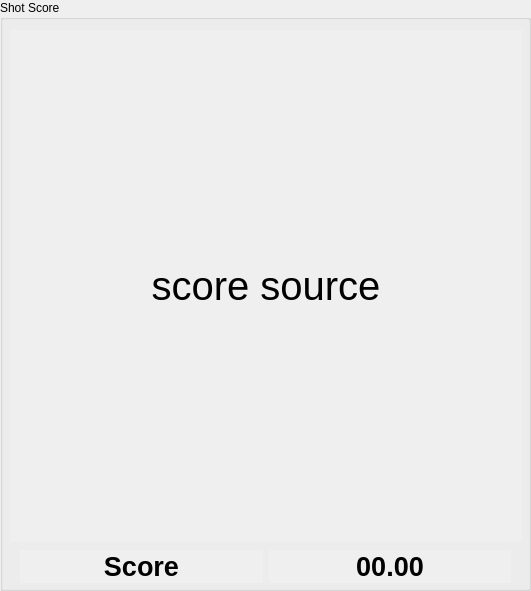
     <widget class="QGroupBox" name="groupBox_3">
      <property name="geometry">
       <rect>
        <x>10</x>
        <y>10</y>
        <width>531</width>
        <height>591</height>
       </rect>
      </property>
      <property name="title">
       <string>Shot Score</string>
      </property>
      <widget class="QLabel" name="scoreSource">
       <property name="geometry">
        <rect>
         <x>10</x>
         <y>30</y>
         <width>512</width>
         <height>512</height>
        </rect>
       </property>
       <property name="font">
        <font>
         <pointsize>30</pointsize>
         <italic>false</italic>
         <bold>false</bold>
         <strikeout>false</strikeout>
         <kerning>true</kerning>
        </font>
       </property>
       <property name="autoFillBackground">
        <bool>true</bool>
       </property>
       <property name="text">
        <string>score source</string>
       </property>
       <property name="alignment">
        <set>Qt::AlignCenter</set>
       </property>
      </widget>
      <widget class="QWidget" name="layoutWidget9">
       <property name="geometry">
        <rect>
         <x>20</x>
         <y>550</y>
         <width>491</width>
         <height>33</height>
        </rect>
       </property>
       <layout class="QHBoxLayout" name="horizontalLayout_5">
        <item>
         <widget class="QLabel" name="label_5">
          <property name="font">
           <font>
            <pointsize>20</pointsize>
            <bold>true</bold>
           </font>
          </property>
          <property name="autoFillBackground">
           <bool>true</bool>
          </property>
          <property name="text">
           <string>Score</string>
          </property>
          <property name="alignment">
           <set>Qt::AlignCenter</set>
          </property>
         </widget>
        </item>
        <item>
         <widget class="QLabel" name="scoreValueLabel">
          <property name="font">
           <font>
            <pointsize>20</pointsize>
            <bold>true</bold>
           </font>
          </property>
          <property name="autoFillBackground">
           <bool>true</bool>
          </property>
          <property name="text">
           <string>00.00</string>
          </property>
          <property name="alignment">
           <set>Qt::AlignCenter</set>
          </property>
         </widget>
        </item>
       </layout>
      </widget>
     </widget>
